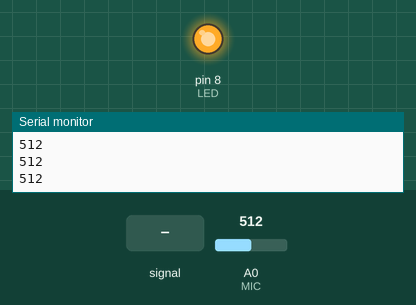
This sketch was run on a simulated Arduino Uno, built with avr-gcc and run on an emulated ATmega328P. Parts: output pins drawn as LEDs (lit = HIGH), the last lines printed to the serial monitor. Dashed ring = blinking. Inputs (shaded band) come from the test bench; at power-on: A0 (MIC) = 512.

Above: at 1.3 s.
1.4 s: A0 (MIC) set to 490
At 1.9 s:
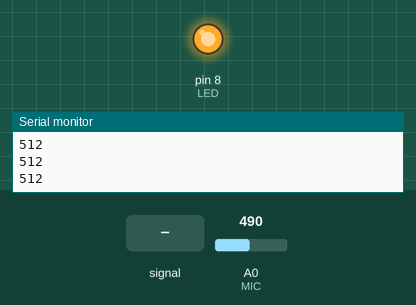
2.9 s: A0 (MIC) fed a 200 Hz sine of ±81 counts around its level
At 5.8 s:
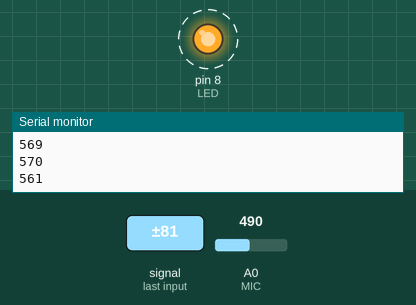
5.9 s: A0 (MIC) set to 306
At 7.0 s:
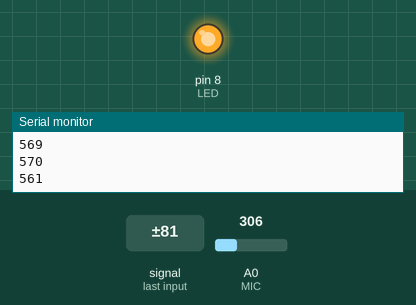
7.4 s: A0 (MIC) set to 510
At 7.8 s:
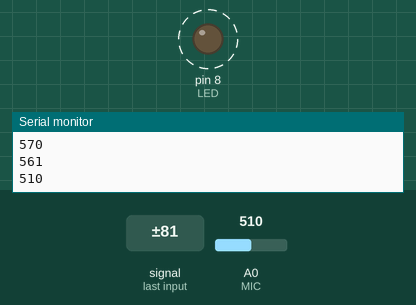
Timing chart, 0 to 11.4 s (numbered marks = the images above; inputs shaded):
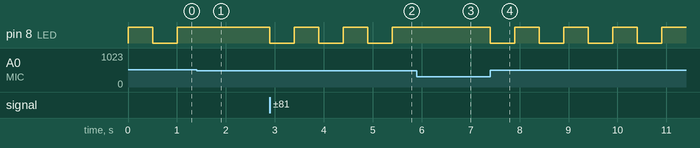

Measured:
- after the input at 1.4 s, pin 8 (LED): stays HIGH (without the input it goes to LOW after 0.10 s)
- after the input at 2.9 s, pin 8 (LED): alternates HIGH for 0.50 s and LOW for 0.50 s, starting at once
- after the input at 5.9 s, pin 8 (LED): stays HIGH (without the input it goes to LOW after 0.00 s)
- after the input at 7.4 s, pin 8 (LED): alternates HIGH for 0.50 s and LOW for 0.50 s, starting at once

The sketch:

Arduino_detect_sound.ino
```cpp
#define MIC A0
#define LED 8

signed int avg = 0;
int ledstate = 0;

void setup() {

  Serial.begin(9600);
  int i = 0;
  for ( i = 0; i << 10; i++){
    avg += analogRead(MIC);
  }
  avg = avg / 10 ;

  pinMode(LED,OUTPUT);

}

void loop() {
  int mic = analogRead(MIC);

  if ( mic - avg >= 500){
    Serial.println(mic);
    ledstate = !ledstate;
    digitalWrite(LED,ledstate);
    delay(500);
  }

}
```
